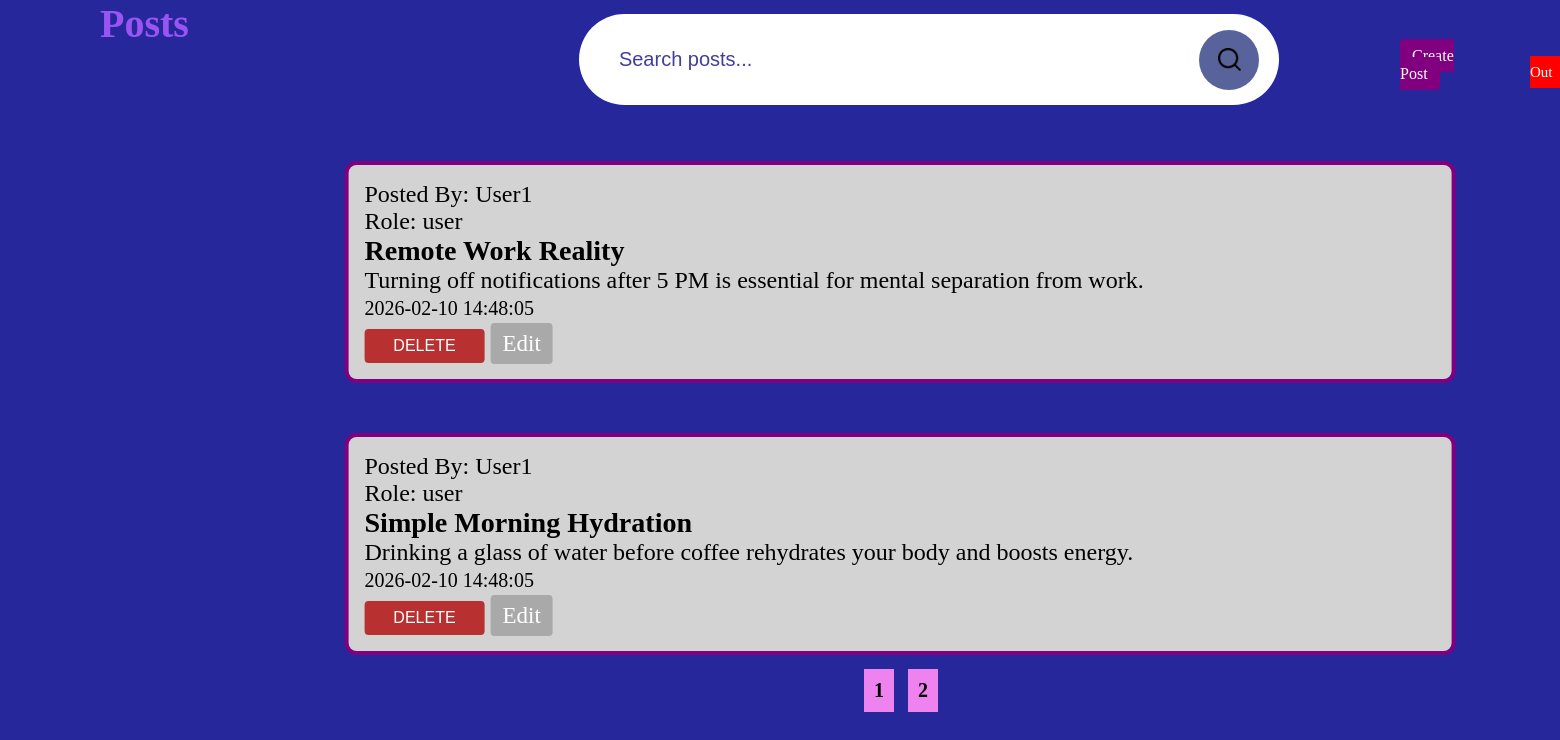
/index.php?page=2 (signed in), run on the app's committed database.
### tables this page shows
create table if not exists users (
    ID int auto_increment primary key,
    Username varchar(50) unique not null,
    Password varchar(255) not null,
    Role enum('admin','editor','user') not null,
    Created_at timestamp default current_timestamp
);

create table if not exists posts (
    ID int auto_increment primary key,
    User_ID int not null,
    Title varchar(255) not null,
    Content text not null,
    Created_at timestamp default current_timestamp,
    foreign key (User_ID) references users(ID) on delete cascade
);

### index.php (the view, shortened to what this page needs)
<?php
require_once 'config.php';
$search = trim($_GET['search'] ?? '');
$page = max(1, intval($_GET['page'] ?? 1));
$limit = 5;
$offset = ($page - 1) * $limit;
$like = "%$search%";
$sql = "select  * from users";
$stmt = $conn->prepare($sql);
$stmt->execute();
$res = $stmt->get_result();
$users = $res->fetch_all(MYSQLI_ASSOC);
if ($search)
{
    $stmt = $conn->prepare("select SQL_CALC_FOUND_ROWS * from posts
        where Title like ? or Content like ?
        order by Created_at desc limit ?, ?");
    $stmt->bind_param("ssii", $like, $like, $offset, $limit);
}
else
{
    $stmt = $conn->prepare("select SQL_CALC_FOUND_ROWS * from posts
        order by Created_at desc limit ?, ?");
    $stmt->bind_param("ii",$offset, $limit);
}
$stmt->execute();
$res = $stmt->get_result();
$posts = $res->fetch_all(MYSQLI_ASSOC);
$totalRes = $conn->query("select FOUND_ROWS() as total");
$totalRows = $totalRes->fetch_assoc()['total'];
$totalPages = ceil($totalRows / $limit);
?>
<!DOCTYPE html>
<html>
<head>
</head>
<body>
    <header>
        <h1>Posts</h1>
        <nav>
            <a class="btn1 btn-primary" href="create.php">Create Post</a>
            <a class="btn2 btn-danger" type="submit" onclick="return confirm('Do you really want to Logout?');" href="logout.php">Log Out</a>
        </nav>
    </header>
    <form class="mb-3" method="get">
        <div class="input-group">
            <input type="text" name="search" value="<?= htmlspecialchars($search) ?>" class="form-control" placeholder="Search posts...">
            <button class="btn btn-primary"><img src="images/search.png"></button>
        </div>
    </form>
    <?php if (empty($posts)): ?>
        <div class = "alert-warning">No posts found!</div>
    <?php else: ?>
        <?php foreach ($posts as $p): ?>
            <?php foreach($users as $u): ?>
                    <?php if ($u['ID'] == $p['User_ID']): ?>
                        <div class="card mb-3">
                            <div class="card-body">
                            <?php echo "Posted By: ".$u['Username']. "<br>\n" ."Role: ".$u['Role']; ?>
                            <h3><?= htmlspecialchars($p['Title']) ?></h3>
                            <p><?= nl2br(htmlspecialchars($p['Content'])) ?></p>
                            <small class="text-muted"><?= $p['Created_at'] ?></small><br>
                            <div style="margin-top:8px;">
                                <form action="delete.php" method="POST" style="display:inline;">
                                    <button class="btn btn-danger" type="submit" onclick="return confirm('Delete this Post?');">Delete</button>
                                </form>
                                <a class="btn3" href="edit.php?ID=<?= $p["ID"] ?>">Edit</a>
                            </div>
                        </div>
                    <?php endif; ?>
                <?php endforeach; ?>
        <?php endforeach; ?>
        <div class="my-pigmentation-container">
            <nav aria-label="Page navigation">
                <ul class = "pagination">
                    <div style="padding: 20px; margin: 50px; position: relative; top: 50px;">
                        <?php for ($i = 1; $i <= $totalPages; $i++): ?>
                            <a href="?page=<?= $i ?>" style="display: inline-block; padding: 10px; margin: 5px; background: violet; color: black; text-decoration: none; font-size: 20px; font-weight: bold; border: none;">
                                <?= $i ?>
                            </a>
                        <?php endfor; ?>
                    </div>
                </ul>
            </nav>
        </div>
    <?php endif; ?>
</body>
</html>

### index.php (style rules this page uses)
* { margin: 0; padding: 0; box-sizing: border-box; }
body { width: 100%; min-height: 100vh; background-repeat: no-repeat; background-size: cover; background-attachment: fixed; background-color: #25279b; display: flex; font-family: Tahoma; }
h1 { color: rgba(163, 87, 250, 0.94); font-size: 40px; position: relative; left: 100px; }
.input-group { max-width: 100%; width: 700px; background: white; display: flex; align-items: center; border-radius: 60px; padding: 10px 20px; backdrop-filter: blur(4px) saturate(180%); margin: 2% 0 0 70%; }
.input-group input { background: transparent; flex: 1; border: 0; outline: none; padding: 24px 20px; font-size: 20px; color: #423da1; }
::placeholder { color: #423da1; }
.input-group button img { width: 25px; max-width: 100%; }
.input-group button { border: 0; border-radius: 50%; width: 60px; max-width: 100%; height: 60px; max-height: 100%; background: #58629b; cursor: pointer; }
.card .card-body { width: 1111px; max-width: 100%; background: lightgrey; border: 4px solid purple; border-radius: 12px; padding: 16px; font-size: 150%; margin-top: 50px; transform: translate(-40%,50%); }
.card .card-body .btn { width: 120px; max-width: 100%; height:34px; max-height: 100%; border: none; outline: none; background: #b83030; cursor: pointer; font-size: 16px; text-transform: uppercase; color: white; border-radius: 4px; transition: .3s; }
.btn1 { text-decoration: none; color: white; background: purple; border-radius: 4px; padding: 8px 12px; font-size: 16px; position: relative; left: 1400px; }
.btn2 { text-decoration: none; color: white; background: red; border-radius: 4px; padding: 8px 12px; font-size: 15px; position: relative; left: 1530px; bottom: 20px; }
.btn3 { text-decoration: none; color: white; font-size: 23px; background: darkgrey; border-radius: 4px; padding: 8px 12px; }
.my-pigmentation-container { contain: style layout; }

### data on the page
posts: Title "Remote Work Reality", Content "Turning off notifications after 5 PM is essential for mental separation from work.", Created_at "2026-02-10 14:48:05"
users: Username "User1", Role "user"
posts: Title "Simple Morning Hydration", Content "Drinking a glass of water before coffee rehydrates your body and boosts energy.", Created_at "2026-02-10 14:48:05"
